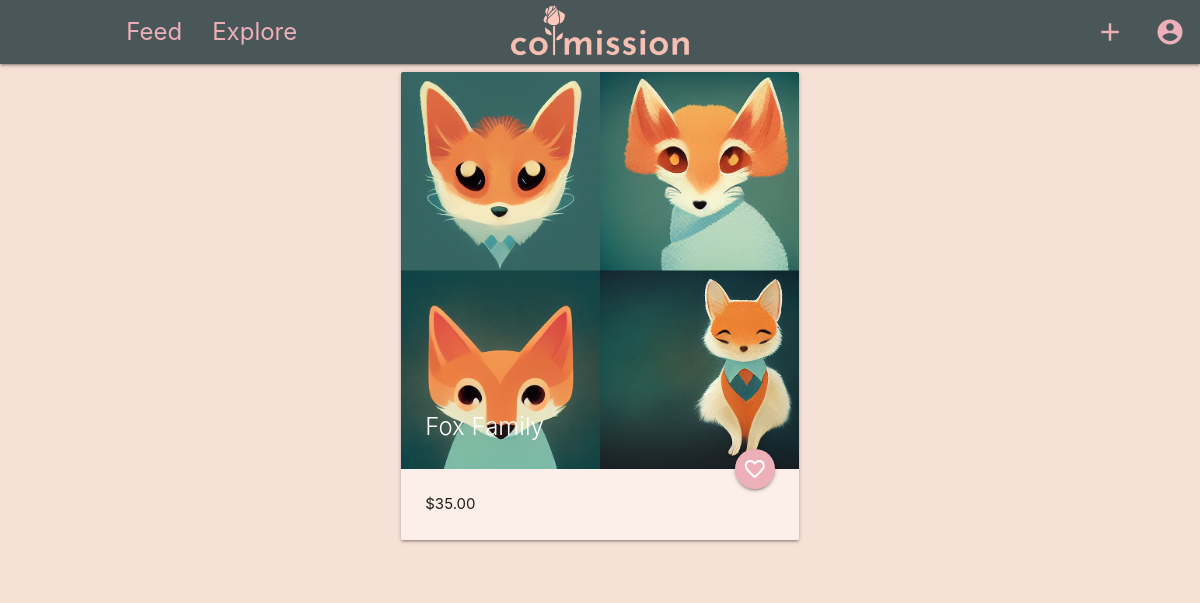
The app's page /listing/5 (signed in) with its own data.
### app/models.py (models this page shows, shortened)
class Post(db.Model):
    id = Column(Integer, primary_key=True)
    image_path = Column(String, nullable=False)
    caption = Column(String)
    artist_id = Column(Integer, ForeignKey("user.id"), nullable=False)
    artist = relationship("User", back_populates="posts")
    posted_at = Column(DateTime, nullable=False)
    price = Column(Float)
    tags = relationship("Tag", back_populates="post")

### app/routes.py (the view)
@app.route("/listing/<int:post_id>")
def listing(post_id):
    post = Post.query.filter_by(id=post_id).first_or_404()
    artist = User.query.filter_by(id=post.artist_id).first()
    like = Likes.query.filter_by(user_id=current_user.id, post_id=post_id).first()
    if like:
        liked = True
    else:
        liked = False
    return render_template("listing.html", post=post, artist=artist, liked=liked)

### app/models.py (called while the page is built)
@login.user_loader
def load_user(id):
    return User.query.get(int(id))

### app/templates/listing.html (shortened to what this page needs)
{% extends "base.html" %}
{% block app_content %}
<div class="row">
  <div class="col s12 offset-s3">
    <span class="purchase-el">
      <div class="row">
        <div class="col s12 m6">
          <div class="card">
            <div class="card-image">
              <img src="{{post.image_path}}">
              <span class="card-title">{{post.caption}}</span>
              {% if current_user.is_authenticated %}
              {% if not liked %}
              <a href="/like/{{post.id}}" class="btn-floating halfway-fab waves-effect waves-light like"><i
                  class="material-icons">favorite_border</i></a>
              {% else %}
              <a href="/unlike/{{post.id}}" class="btn-floating halfway-fab waves-effect waves-light like"><i
                  class="material-icons">favorite</i></a>
              </a>
              {% endif %}
              {% endif %}
            </div>
            <div class="card-content">
              <p> {{ "$%.2f"|format(post.price) }}</p>
            </div>
          </div>
        </div>
      </div>
    </span>
  </div>
  <div class="col s6 offset-s3">
    <span class="purchase-el paypal-buttons"> {% if current_user.is_authenticated %}
  </div>
</div>
{% else %}
<p>You need to be <a href="/login/" target="blank"><strong>logged in</strong></a> to purchase.</p>
{% endif %}
{% endblock %}

### app/static/css/style.css (style rules this page uses)
body { background-color: #F7E1D7; }
.card { background-color: #fcefe9; }
.like { background-color: #EDAFB8; }

### records on screen
Post: image_path (picture), caption "Fox Family", price "$35.00"
